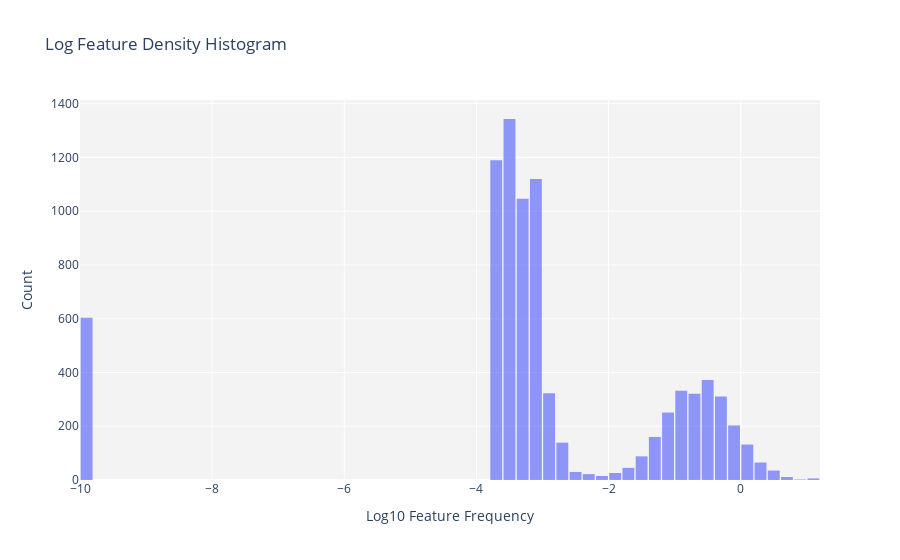

This figure's notebook cell:
### Code cell
def plot_histogram_px(log_frequencies, num_bins=100):
    fig = px.histogram(
        x=log_frequencies,
        nbins=num_bins,
        labels={'x': 'Log10 Feature Frequency', 'y': 'Count'},
        title='Log Feature Density Histogram',
        opacity=0.7,
    )
    fig.update_layout(
        bargap=0.1,
        xaxis_title='Log10 Feature Frequency',
        yaxis_title='Count',
        plot_bgcolor='rgba(240, 240, 240, 0.8)',  # Light gray background
        xaxis=dict(showgrid=True, gridwidth=1, gridcolor='White'),
        yaxis=dict(showgrid=True, gridwidth=1, gridcolor='White'),
    )
    fig.show()

def calculate_optimal_bins(data):
    # Convert to numpy array if it's not already
    if isinstance(data, torch.Tensor):
        data = data.detach().cpu().numpy()
    
    # Flatten the array
    data = feature_acts.flatten()
    
    # Calculate IQR
    q75, q25 = np.percentile(data, [75, 25])
    iqr = q75 - q25
    
    # Calculate bin width using Freedman-Diaconis rule
    n = len(data)
    bin_width = 2 * iqr / (n ** (1/3))
    
    # Calculate number of bins
    data_range = np.ptp(data)  # Range of data
    num_bins = int(np.ceil(data_range / bin_width))
    
    return num_bins
    
plot_histogram_px(log_frequencies, num_bins=1000)

### Figure 1 — Plotly figure (JSON) as saved in the notebook; plotly's stock layout.template omitted (floating-point values rounded to 4 significant figures; data arrays with more than 128 entries replaced by an {"elided": "..."} marker saying what was removed)
{"data": [{"alignmentgroup": "True", "bingroup": "x", "hovertemplate": "Log10 Feature Frequency=%{x}<br>count=%{y}<extra></extra>", "legendgroup": "", "marker": {"color": "#636efa", "opacity": 0.7, "pattern": {"shape": ""}}, "name": "", "nbinsx": 100, "offsetgroup": "", "orientation": "v", "showlegend": false, "type": "histogram", "x": {"elided": "8192 float values"}, "xaxis": "x", "yaxis": "y"}], "layout": {"bargap": 0.1, "barmode": "relative", "legend": {"tracegroupgap": 0}, "plot_bgcolor": "rgba(240, 240, 240, 0.8)", "title": {"text": "Log Feature Density Histogram"}, "xaxis": {"anchor": "y", "domain": [0, 1], "gridcolor": "White", "gridwidth": 1, "showgrid": true, "title": {"text": "Log10 Feature Frequency"}}, "yaxis": {"anchor": "x", "domain": [0, 1], "gridcolor": "White", "gridwidth": 1, "showgrid": true, "title": {"text": "Count"}}}}
